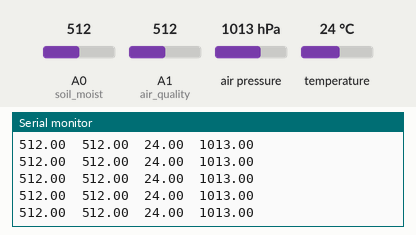
Simulated run of this sketch. Board: Arduino Uno, built with avr-gcc and run on an emulated ATmega328P. Shown: the last lines printed to the serial monitor. Inputs (shaded band) come from the test bench; at power-on: air pressure 1013 hPa, A0 (soil_moist) = 512, A1 (air_quality) = 512, temperature 24 °C.

Above: at 1.2 s.
1.3 s: air pressure set to 952 hPa
At 1.3 s:
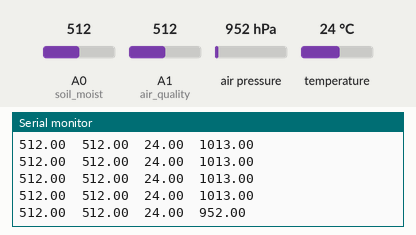
4.3 s: A0 (soil_moist) set to 716
At 4.34 s:
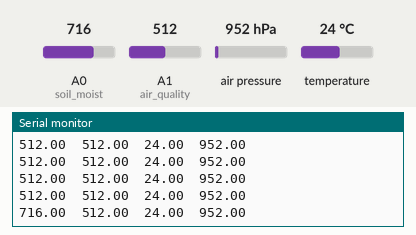
5.8 s: A1 (air_quality) set to 716
At 5.84 s:
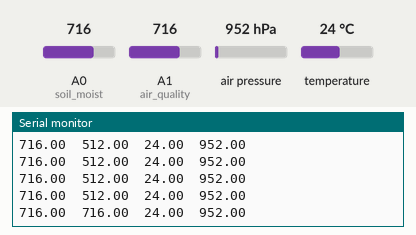
7.3 s: temperature set to 12 °C
At 7.33 s:
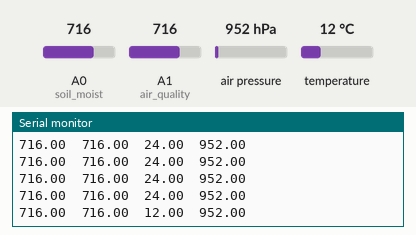
8.8 s: A0 (soil_moist) set to 992
At 8.82 s:
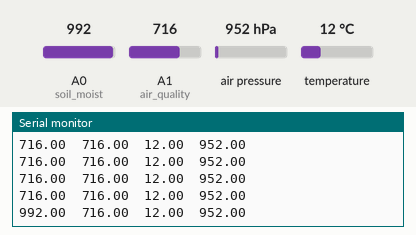
11.8 s: air pressure set to 1000 hPa
At 11.81 s:
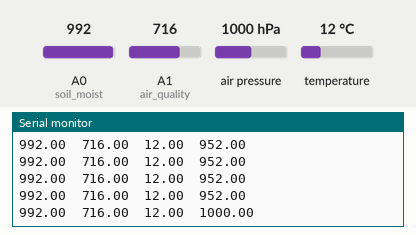
Timing chart, 0 to 14.8 s (numbered marks = the images above; inputs shaded):
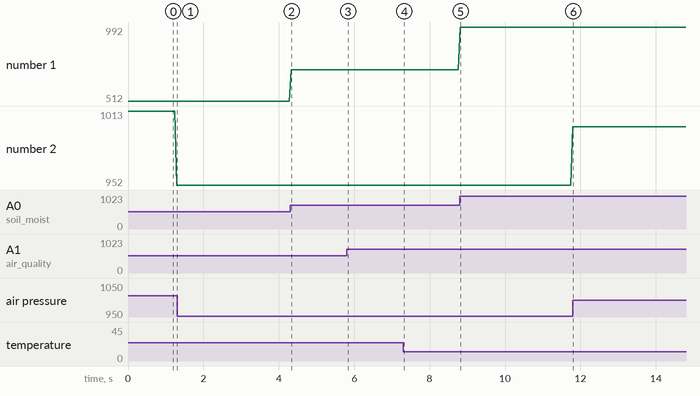

Measured:
- after the input at 4.3 s, the serial monitor: prints a new line at once (image 2)
- after the input at 5.8 s, the serial monitor: prints a new line at once (image 3)
- after the input at 7.3 s, the serial monitor: prints a new line at once (image 4)
- after the input at 8.8 s, the serial monitor: prints a new line at once (image 5)
- plotted number 1: 512 → 716 after the input at 4.3 s, 716 → 992 after the input at 8.8 s
- plotted number 2: 952 → 1000 after the input at 8.8 s

The sketch:

sensor_gui.ino
```cpp
#include <Adafruit_Sensor.h>
#include <DHT.h>
#include <DHT_U.h>
#include <SFE_BMP180.h>
#include <EEPROM.h>
#include <Wire.h>

#define DHTTYPE DHT22
int soil_moist= A0;    //fc-28
int air_quality = A1;  //mq135
int DHT_pin = A2;      //dht22
//int temp_press= A3;    //bmp180
float x,y,m = 0;
float Temp,Hum;


DHT dht(DHT_pin, DHTTYPE);
SFE_BMP180 pressure;

#define ALTITUDE 100.0 //write your base altitude


void setup()
{
   Serial.begin(9600);
  dht.begin();
  pressure.begin();

}

void loop()
{
   x=analogRead(soil_moist);
   m=x*100/1023;
   Serial.print(x);
   Serial.print("\t");
   delay(10);

    y=analogRead(air_quality);
    Serial.print(y);
    Serial.print("\t");
    delay(10);

     char status;
  double T, P, p0, a;


  status = pressure.startTemperature();
  if (status != 0)
  {
    delay(status);

    status = pressure.getTemperature(T);
    if (status != 0)
    {
      Serial.print(T, 2);
      Serial.print("\t");


      status = pressure.startPressure(3);
      if (status != 0)
      {
        delay(status);

        status = pressure.getPressure(P, T);
        if (status != 0)
        {
          Serial.print(P, 2);
          Serial.print("\t");
        }
        else Serial.println("error retrieving pressure measurement\n");
      }
      else Serial.println("error starting pressure measurement\n");
    }
    else Serial.println("error retrieving temperature measurement\n");
  }
  else Serial.println("error starting temperature measurement\n");

    Serial.println(" ");

}
```
